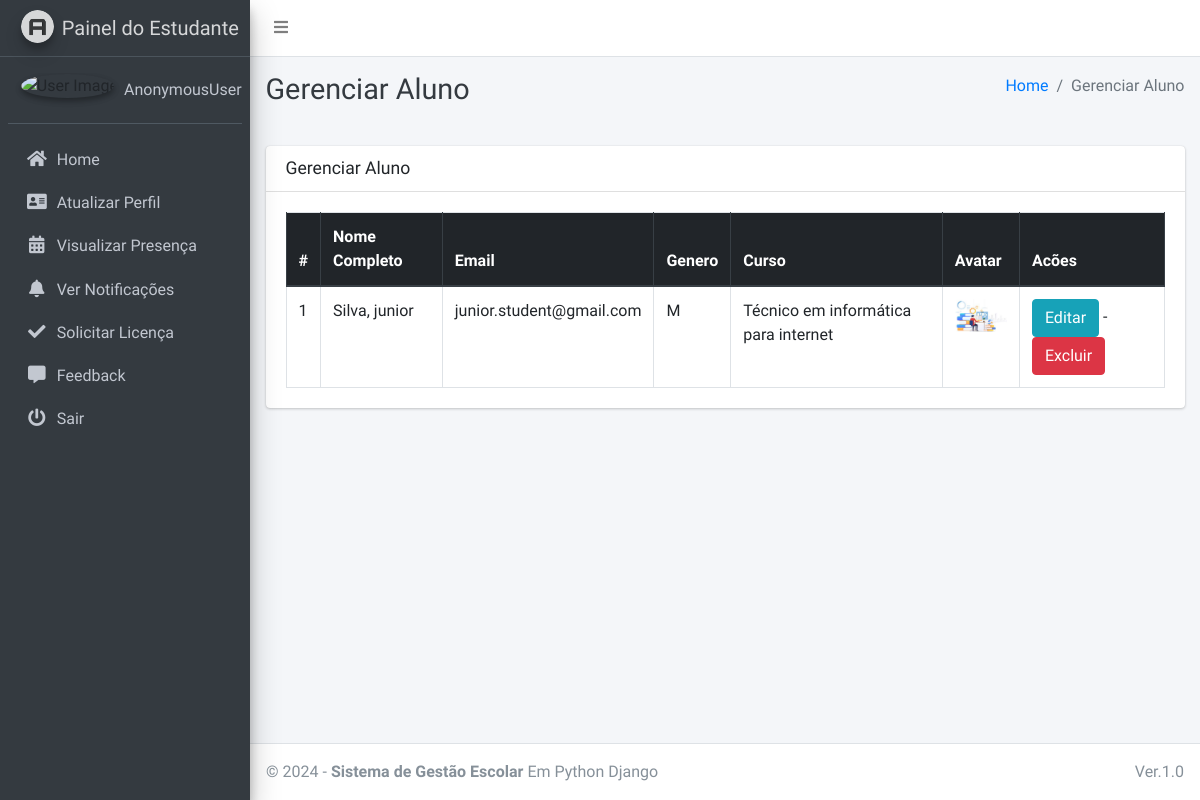
Page /student/manage/ on the committed database.
### main_app/models.py (models this page shows, shortened)
class CustomUser(AbstractUser):
    USER_TYPE = ((1, "HOD"), (2, "Staff"), (3, "Student"))
    GENDER = [("M", "Male"), ("F", "Female")]
    username = None  # Removed username, using email instead
    email = models.EmailField(unique=True)
    user_type = models.CharField(default=1, choices=USER_TYPE, max_length=1)
    gender = models.CharField(max_length=1, choices=GENDER)
    profile_pic = models.ImageField()
    address = models.TextField()
    fcm_token = models.TextField(default="")  # For firebase notifications
    created_at = models.DateTimeField(auto_now_add=True)
    updated_at = models.DateTimeField(auto_now=True)
    USERNAME_FIELD = "email"
    REQUIRED_FIELDS = []
    objects = CustomUserManager()

class Student(models.Model):
    admin = models.OneToOneField(CustomUser, on_delete=models.CASCADE)
    course = models.ForeignKey(Course, on_delete=models.DO_NOTHING, null=True, blank=False)
    session = models.ForeignKey(Session, on_delete=models.DO_NOTHING, null=True)

class Course(models.Model):
    name = models.CharField(max_length=120)
    created_at = models.DateTimeField(auto_now_add=True)
    updated_at = models.DateTimeField(auto_now=True)

### main_app/hod_views.py (the view)
# urls.py: path("student/manage/", hod_views.manage_student, name='manage_student'),
def manage_student(request):
    students = CustomUser.objects.filter(user_type=3)
    context = {
        'students': students,
        'page_title': 'Gerenciar Aluno'
    }
    return render(request, "hod_template/manage_student.html", context)

### main_app/templates/hod_template/manage_student.html
{% extends 'main_app/base.html' %}
{% load static %}
{% block page_title %}{{page_title}}{% endblock page_title %}
{% block content %}
<section class="content">
    <div class="container-fluid">
        <div class="row">
            <div class="col-md-12">
                <div class="card">
                    <div class="card-header">
                        <h3 class="card-title">{{page_title}}</h3>
                    </div>
                    <div class="card-body">
                        <table id="example2" class="table table-bordered table-hover">
                            <thead class="thead-dark">
                                <tr>
                                    <th>#</th>
                                    <th>Nome Completo</th>
                                    <th>Email</th>
                                    <th>Genero</th>
                                    <th>Curso</th>
                                    <th>Avatar</th>
                                    <th>Acões</th>
                                </tr>
                            </thead>
                            <tbody>
                                {% for student in students %}
                                <tr>
                                    <td>{{ forloop.counter }}</td>
                                    <td>{{student.last_name}}, {{student.first_name}}</td>
                                    <td>{{student.email}}</td>
                                    <td>{{student.gender}}</td>
                                    <td>{{student.student.course.name}}</td>
                                    <td>
                                        {% if student.profile_pic == ""  %}
                                        No Image
                                        {% else %}
                                        <img class="img img-fluid mb-2" height="56" width="56"
                                            src="{{student.profile_pic}}" alt="">
                                        {% endif %}
                                    </td>
                                    <td><a href="{% url 'edit_student' student.student.id %}" class="btn btn-info">Editar</a> -
                                        <a href="{% url 'delete_student' student.student.id %}" class="btn btn-danger" onclick="return confirm('Você tem certeza sobre isso?')">Excluir</a>
                                    </td>
                                </tr>
                                {% endfor %}
                            </tbody>
                        </table>
                    </div>
                </div>
            </div>
        </div>
    </div>
</section>
{% endblock content %}

### rows in the picture
CustomUser: last_name "Silva", first_name "junior", email "junior.student@gmail.com", gender "M", student.course.name "Técnico em informática para internet", profile_pic (picture)

### other values in the picture
{{ user }} "AnonymousUser"
{{ page_title }} "Gerenciar Aluno"
